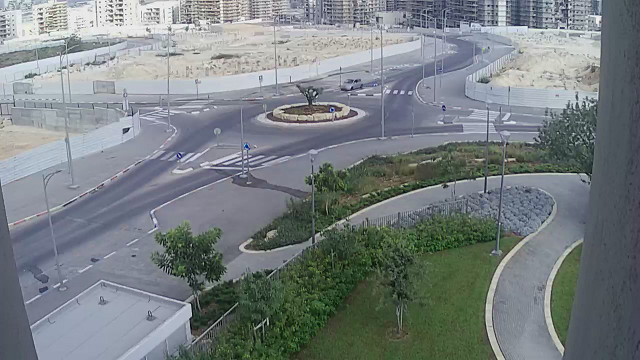
#> input picture paths0.png, 640 x 360 px
$ jupyter execute --allow-errors test_file.ipynb   (shell and % lines are left out)
#> lines starting #> are read from the running program, lines starting #| are printed output that depends on the picture; after the words box and inside, x2 and y2 are one past the last pixel; in counts of white or black regions, pixels touching at a corner belong together
[cell 1]
%pylab inline
import pandas as pd

#> (the rest of this cell did not finish here and is left out)

#> (a cell that did not finish here is left out)

#> (a cell that did not finish here is left out)

[cell 4]
# [8 lines left out: function draw_path, not called in this run]

[cell 5]
def filter_by_area_s(x0,x1,y0,y1):
    df_by_obj = df.set_index(['filename', 'obj']).sort_index()
    data_a=df_by_obj[(df_by_obj.x.between(x0, x1)) & (df_by_obj.y.between(y0, y1))]
    print(len(data_a))
#     draw_path(data_a)

[cell 6]
def filter_by_area(x0,x1,y0,y1):
    df_by_obj = df.set_index(['filename', 'obj']).sort_index()
    condition1 = (df_by_obj.x.between(x0, x1)) & (df_by_obj.y.between(y0, y1))
    data_a=df_by_obj[condition1]
    print(len(data_a))
#     draw_path(data_a)

#> (a cell that did not finish here is left out)

#> (a cell that did not finish here is left out)

#> (a cell that did not finish here is left out)

#> (a cell that did not finish here is left out)

[cell 11]
# [11 lines of commented-out code are left out]

#> (a cell that did not finish here is left out)

[cell 13]
# [5 lines left out: function set_last_data, not called in this run]

[cell 14]
# [12 lines left out: function filter_by_hours, not called in this run]

[cell 15]
# [11 lines of commented-out code are left out]

[cell 16]
import cv2
size = 10
i=0
ab=range(size*size)
im = cv2.imread("paths0.png", 1)
#> im is the input picture: shape (360, 640, 3); mean B, G, R 129.8, 127.7, 120.3
h, w = im.shape[:2]
#> h = 360; w = 640
font = cv2.FONT_HERSHEY_SIMPLEX
dx,dy=w//size, h//size
#> dx = 64; dy = 36
for y in range(size):
    for x in range(size):
        x_place,y_place=int((x*dx + dx/2)-size),int(y*dy +dy-size)
        cv2.putText(im,str(ab[i]),(x_place,y_place), font, 0.6, (0,0,0), 2, cv2.LINE_AA)
        i+=1
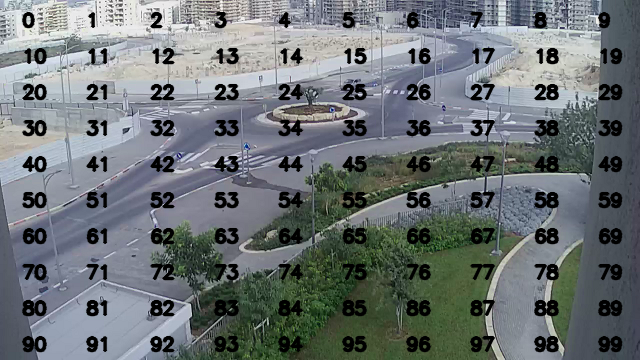
#> im: shape (360, 640, 3); 13.55% of pixels changed, all inside (x1, y1, x2, y2) = (21, 11, 623, 353)
#> after the loop, i = 100

for i in range(dy, h, dy):
       im[i:i + 2, :] = 0
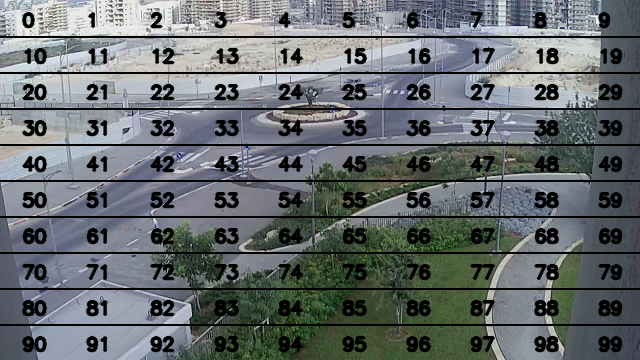
#> im: shape (360, 640, 3); 5% of pixels changed, all inside (x1, y1, x2, y2) = (0, 36, 640, 326)
for i in range(dx, w, dx):
       im[:, i:i + 2] = 0
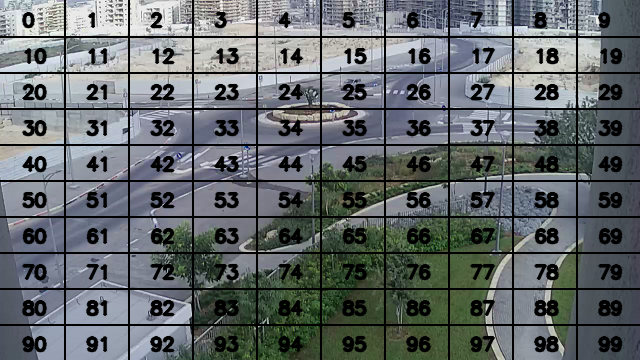
#> im: shape (360, 640, 3); 2.67% of pixels changed, all inside (x1, y1, x2, y2) = (64, 0, 578, 360)
cv2.imwrite("grid_img.png", im)
img=imread("grid_img.png")
imshow(img)
